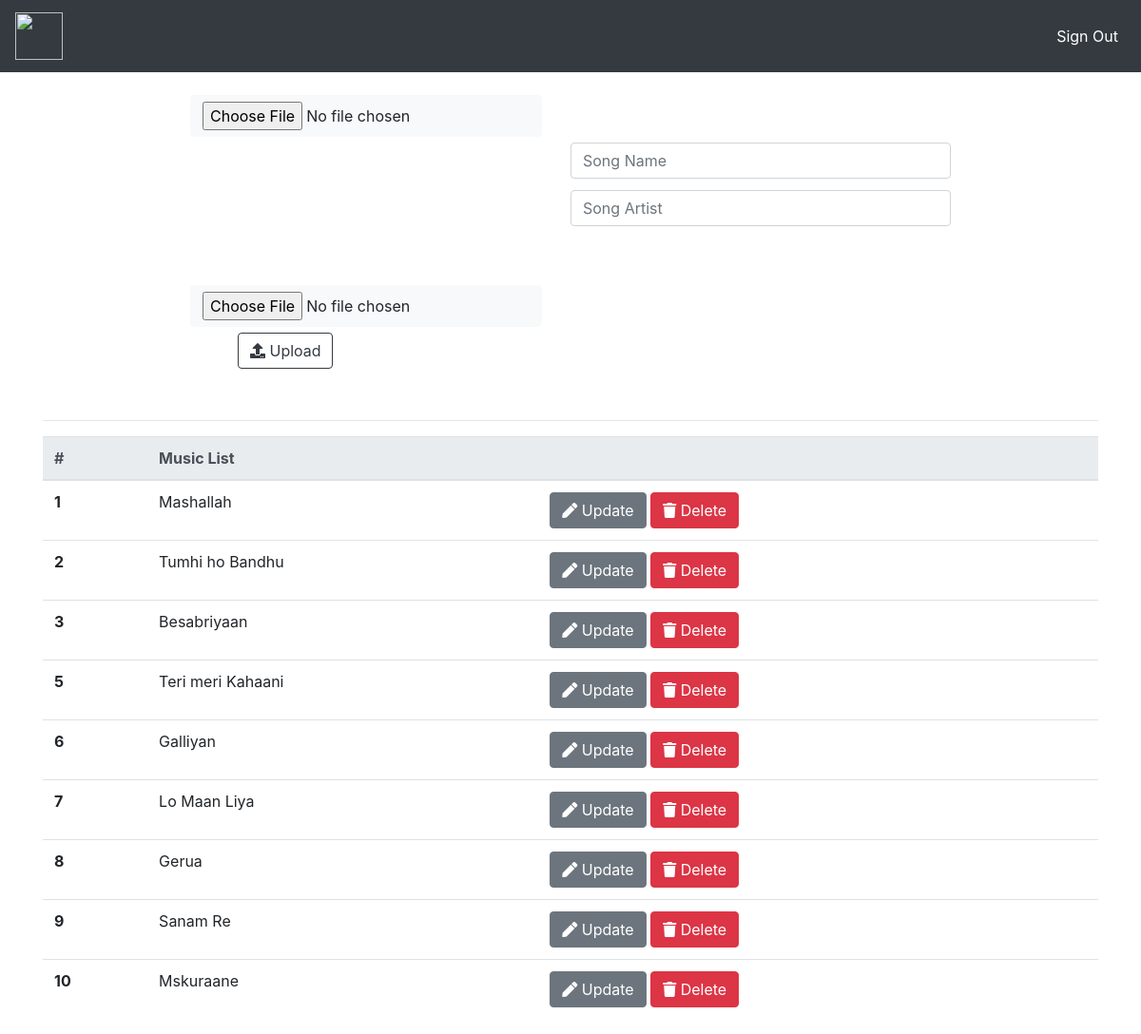
/admin.php (signed in), run on the app's committed database.
### tables this page shows
CREATE TABLE `music` (
  `name` varchar(100) NOT NULL,
  `image` varchar(100) NOT NULL,
  `song` varchar(100) NOT NULL,
  `artist` varchar(100) NOT NULL,
  `srNo` int(20) NOT NULL
);

### admin.php (the view, shortened to what this page needs)
<?php
  include("connection.php");
  $sql = "SELECT * FROM music";
	$result = mysqli_query($con, $sql);
?>
<html>
<head>
	<link rel="stylesheet" href="https://use.fontawesome.com/releases/v5.6.3/css/all.css"
>
	<link rel="stylesheet" type="text/css" href="css/style2.css">
	<link rel="stylesheet" href="https://stackpath.bootstrapcdn.com/bootstrap/4.1.3/css/bootstrap.min.css"
>
</head>
<body>
	<nav class="navbar navbar-expand-lg navbar-dark  bg-dark">
		<a class="navbar-brand" href="admin.php"><img src="https://img.icons8.com/nolan/64/000000/musical-notes.png"
				height="50px" width="50px"></a>
		<div class="collapse navbar-collapse" id="navbarSupportedContent">
			<ul class="navbar-nav ml-auto">
				<li class="nav-item active">
					<a class="nav-link" href="logout.php">Sign Out <span class="sr-only">(current)</span></a>
				</li>
			</ul>
		</div>
	</nav>
	<div class="container">
		<form method="POST" enctype="multipart/form-data" action="insert1.php">
			<input type="file" name="fileupload" value="fileupload" id="fileupload" class="btn btn-light image">
			<div class="form-group file">
				<input type="text" name="sname" class="form-control" id="exampleInputEmail1" aria-describedby="emailHelp"
					placeholder="Song Name">
			</div>
			<div class="form-group artist">
				<input type="text" name="sartist" class="form-control" id="exampleInputEmail1" aria-describedby="emailHelp"
					placeholder="Song Artist">
			</div>
			<input type="file" name="songupload" value="fileupload" id="fileupload1" class="btn btn-light song-poster">
			<button type="submit" class="btn btn-outline-dark upload-bt"><i class="fas fa-upload"></i> Upload</button>
		</form>
	</div>
	<div class="container" style="margin-top: 350px;">
  <div class="row">
    <div class="col align-self-center">
    <table class="table">
    <table class="table">
    <hr/>
  <thead class="thead-light">
    <tr>
      <th scope="col">#</th>
      <th scope="col" colspan="2">Music List</th>
    </tr>
  </thead>
  <tbody>
  <?php
    if(mysqli_num_rows($result) > 0){
      while($row = mysqli_fetch_assoc($result)){
        echo '<tr>
        <th scope="row">'.$row['srNo'].'</th>
        <td>'.$row['name'].'</td>      <td>
        <a href="update.php?taskId='.$row['srNo'].' "class="btn btn-secondary" ><i class="fas fa-pen"></i> Update</a>
        <a href="delete.php?taskId='.$row['srNo'].' " class="btn btn-danger" ><i class="fas fa-trash"></i> Delete</a>
      </td>
    </tr>';
      }
    }
  ?>
  </tbody>
</table>
    </div>
  </div>
</div>
</body>
</html>

### css/style2.css (style rules this page uses)
html { scroll-behavior: smooth; }
.image { position: absolute; top: 100px; left: 200px; }
.song-poster { position: absolute; top: 300px; left: 200px; }
.file { position: absolute; top: 150px; left: 600px; width: 400px; }
.artist { position: absolute; top: 200px; left: 600px; width: 400px; }
.upload-bt { position: absolute; top: 350px; left: 250px; width: 100px; }

### data on the page
music: srNo "1", name "Mashallah"
music: srNo "2", name "Tumhi ho Bandhu"
music: srNo "3", name "Besabriyaan"
music: srNo "5", name "Teri meri Kahaani"
music: srNo "6", name "Galliyan"
music: srNo "7", name "Lo Maan Liya"
music: srNo "8", name "Gerua"
music: srNo "9", name "Sanam Re"
music: srNo "10", name "Mskuraane"
